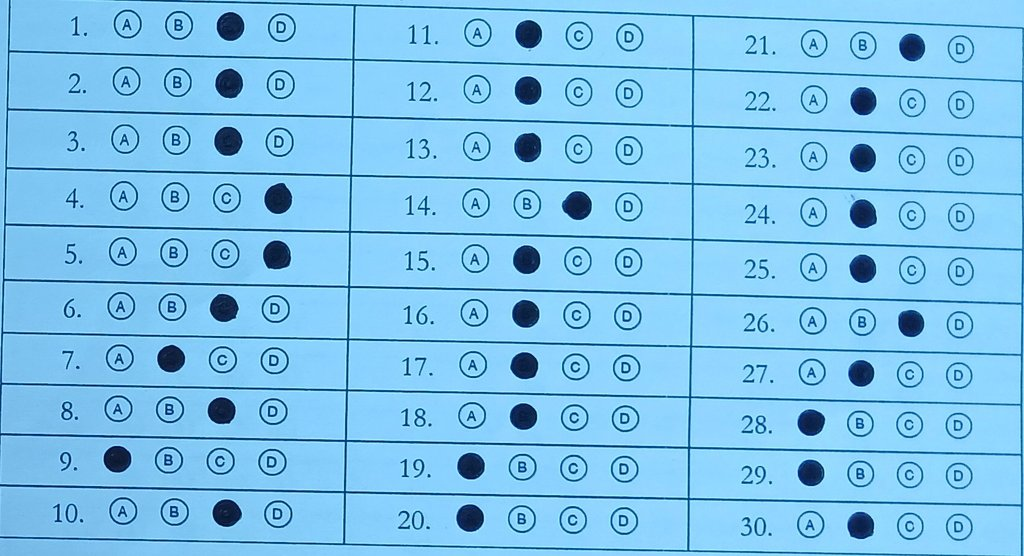
#> input picture ml_dataset/OMR_Image_Resized/1.jpg, 1024 x 556 px
$ python -i opencv_baseline.py   (imports and definitions only)
#> lines starting #> are read from the running program, lines starting #| are printed output that depends on the picture; after the words box and inside, x2 and y2 are one past the last pixel; in counts of white or black regions, pixels touching at a corner belong together
import os
import cv2
import numpy as np
import pandas as pd
import glob
from tqdm import tqdm

def process_omr_sheet(img_path, expected_questions=30, options_per_question=4):
#> called with img_path = '../ml_dataset/OMR_Image_Resized/1.jpg', expected_questions = 30, options_per_question = 4
    img = cv2.imread(img_path)
#> img is the input picture: shape (556, 1024, 3); mean B, G, R 235.3, 194.9, 125.1
    if img is None:
        return None, "Failed to load image"

    gray = cv2.cvtColor(img, cv2.COLOR_BGR2GRAY)
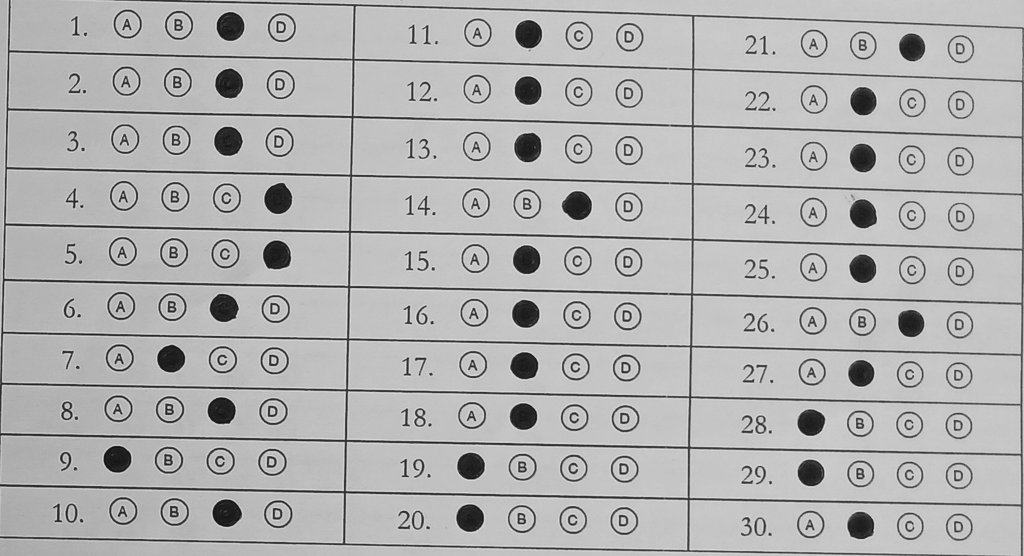
#> gray: shape (556, 1024); min 11, max 228, mean 178.6
    blurred = cv2.GaussianBlur(gray, (5, 5), 0)
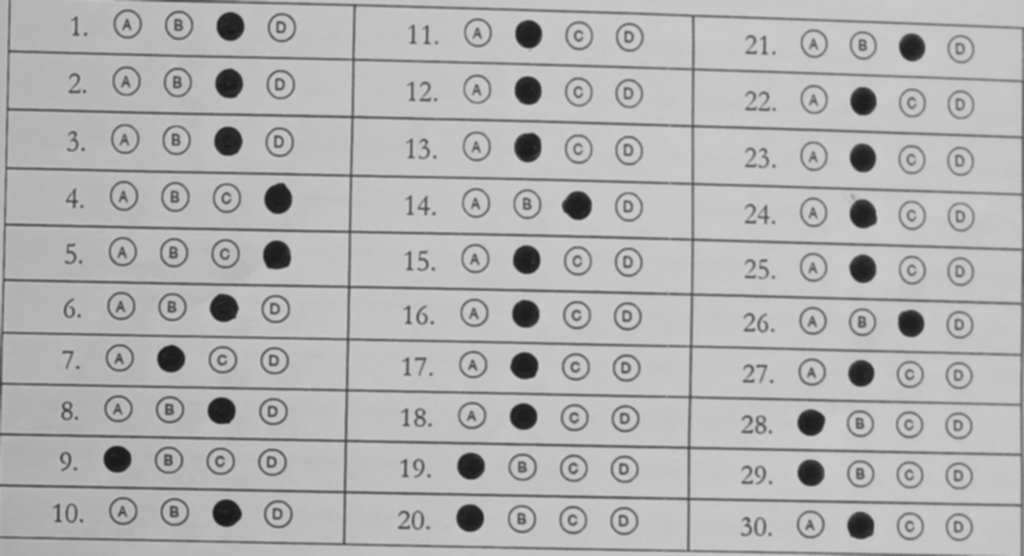
#> blurred: shape (556, 1024); min 23, max 205, mean 178.6
    edged = cv2.Canny(blurred, 75, 200)
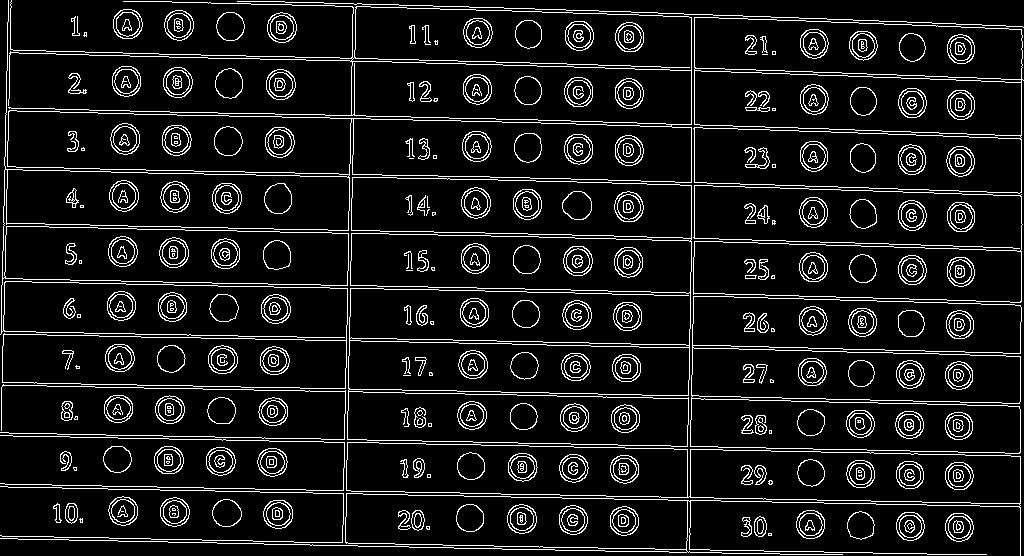
#> edged: shape (556, 1024); 9.5% white in thin lines or dots

    contours, hierarchy = cv2.findContours(edged, cv2.RETR_EXTERNAL, cv2.CHAIN_APPROX_SIMPLE)
#> contours = 67 contours, 13 with area under 20; largest, box (x1, y1, x2, y2) and area: (0, 0, 692, 389) 127293, (347, 177, 692, 447) 69372, (693, 17, 1024, 194) 52916, (0, 442, 1021, 556) 49182, (690, 296, 1022, 454) 47227
    if not contours:
        return None, "No contours found"

    contours = sorted(contours, key=cv2.contourArea, reverse=True)
    paper_contour = None
    for c in contours:
        peri = cv2.arcLength(c, True)
        approx = cv2.approxPolyDP(c, 0.02 * peri, True)
        if len(approx) == 4:
            paper_contour = approx
            break
#> this loop made 56 passes
#> (peri, paper_contour) on pass 56: (12, [[77, 314], [77, 317], [80, 317], [80, 314]])
#> peri on passes 1, 2, 3, 5, 6, 7: 10022.9, 4052.5, 1665.2, 2287.3, 2307.7, 98.67

    warped = gray
    if paper_contour is not None:
        # Sort points: top-left, top-right, bottom-right, bottom-left
        pts = paper_contour.reshape(4, 2)
#> pts = [[77, 314], [77, 317], [80, 317], [80, 314]]
        s = pts.sum(axis=1)
#> s = [391, 394, 397, 394]
        diff = np.diff(pts, axis=1)
#> diff = [237, 240, 237, 234]
        tl = pts[np.argmin(s)]
#> tl = [77, 314]
        br = pts[np.argmax(s)]
#> br = [80, 317]
        tr = pts[np.argmin(diff)]
#> tr = [80, 314]
        bl = pts[np.argmax(diff)]
#> bl = [77, 317]

        widthA = np.linalg.norm(br - bl)
#> widthA = 3
        widthB = np.linalg.norm(tr - tl)
#> widthB = 3
        maxWidth = max(int(widthA), int(widthB))
#> maxWidth = 3

        heightA = np.linalg.norm(tr - br)
#> heightA = 3
        heightB = np.linalg.norm(tl - bl)
#> heightB = 3
        maxHeight = max(int(heightA), int(heightB))
#> maxHeight = 3

        src = np.array([tl, tr, br, bl], dtype="float32")
#> src = [[77, 314], [80, 314], [80, 317], [77, 317]]
        dst = np.array([
            [0, 0],
            [maxWidth - 1, 0],
            [maxWidth - 1, maxHeight - 1],
            [0, maxHeight - 1]], dtype="float32")
#> dst = [[0, 0], [2, 0], [2, 2], [0, 2]]

        M = cv2.getPerspectiveTransform(src, dst)
#> M = [[0.667, 2.73e-17, -51.33], [-3.55e-15, 0.667, -209.3], [1.11e-16, 9.25e-18, 1]]
        warped = cv2.warpPerspective(gray, M, (maxWidth, maxHeight))
#> warped = [[183, 88, 157], [126, 44, 94], [173, 157, 170]]

    thresh = cv2.adaptiveThreshold(warped, 255, cv2.ADAPTIVE_THRESH_GAUSSIAN_C, cv2.THRESH_BINARY_INV, 21, 10.0)
#> thresh = [[0, 255, 0], [255, 255, 255], [0, 0, 0]]

    bubble_contours, _ = cv2.findContours(thresh, cv2.RETR_EXTERNAL, cv2.CHAIN_APPROX_SIMPLE)
#> bubble_contours = [[[1, 0], [0, 1], [2, 1]]]

    questions = []
    for c in bubble_contours:
        x, y, w, h = cv2.boundingRect(c)
        ar = w / float(h)
        perimeter = cv2.arcLength(c, True)
        area = cv2.contourArea(c)
        circularity = 0.0 if perimeter == 0 else (4 * np.pi * area) / (perimeter * perimeter)

        # Keep limits close to Kotlin: width>=12, height>=12, ar 0.6-1.4, circularity>=0.6
        if w >= 12 and h >= 12 and 0.6 <= ar <= 1.4 and circularity >= 0.6:
            questions.append(c)
#> this loop made 1 pass
#> (c, x, y, w, h, ar, perimeter, area) on pass 1: ([[1, 0], [0, 1], [2, 1]], 0, 0, 3, 2, 1.5, 4.83, 1)
#> after the loop, questions = []

    if not questions:
        return [], "No bubbles found"

    # Group by X coordinate into columns
    questions = sorted(questions, key=lambda c: cv2.boundingRect(c)[0])
    columns = []
    if questions:
        current_column = [questions[0]]
        previous_x = cv2.boundingRect(questions[0])[0]

        widths = sorted([cv2.boundingRect(c)[2] for c in questions])
        median_width = widths[len(widths)//2] if widths else 20
        column_gap_threshold = median_width * 2.5

        for i in range(1, len(questions)):
            current_x = cv2.boundingRect(questions[i])[0]
            if current_x - previous_x > column_gap_threshold:
                columns.append(current_column)
                current_column = [questions[i]]
            else:
                current_column.append(questions[i])
            previous_x = current_x
        columns.append(current_column)

    columns.sort(key=lambda col: np.mean([cv2.boundingRect(c)[0] for c in col]))

    detected_answers = []
    for col in columns:
        col = sorted(col, key=lambda c: cv2.boundingRect(c)[1])
        rows = []
        if col:
            current_row = [col[0]]
            prev_y = cv2.boundingRect(col[0])[1]
            for i in range(1, len(col)):
                current_y = cv2.boundingRect(col[i])[1]
                if current_y - prev_y > 15:
                    rows.append(current_row)
                    current_row = [col[i]]
                else:
                    current_row.append(col[i])
                prev_y = current_y
            rows.append(current_row)

        for row_bubbles in rows:
            if len(detected_answers) >= expected_questions:
                break

            if len(row_bubbles) != options_per_question:
                detected_answers.append(-1)
                continue

            row_bubbles = sorted(row_bubbles, key=lambda c: cv2.boundingRect(c)[0])
            fill_values = []
            for j in range(options_per_question):
                mask = np.zeros(thresh.shape, dtype="uint8")
                cv2.drawContours(mask, [row_bubbles[j]], -1, 255, -1)
                mask_mean = cv2.mean(thresh, mask=mask)[0]
                fill_values.append(mask_mean)

            max_fill = max(fill_values)
            min_fill_threshold = 100.0
            relative_fill_ratio = 0.8

            if max_fill > min_fill_threshold:
                relative_threshold = max(max_fill * relative_fill_ratio, min_fill_threshold)
                marked_count = sum(1 for v in fill_values if v >= relative_threshold)
                selected_index = [idx for idx, v in enumerate(fill_values) if v >= relative_threshold]

                if marked_count == 1:
                    detected_answers.append(selected_index[0])
                else:
                    detected_answers.append(-2)
            else:
                detected_answers.append(-1)

    while len(detected_answers) < expected_questions:
        detected_answers.append(-1)

    return detected_answers, None

# [34 lines not run here, left out]

>>> result = process_omr_sheet('../ml_dataset/OMR_Image_Resized/1.jpg')
